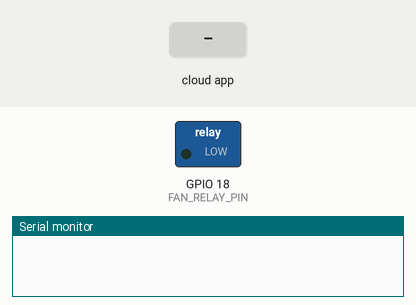
This sketch was run on a simulated ESP32. On the bench: switched loads named in the sketch (green lamp = pin HIGH), the last lines printed to the serial monitor. Inputs (shaded band) come from the test bench.

Above: at 1.2 s.
1.3 s: the phone or cloud app sets vantilator_kontrol to 1
At 2.5 s:
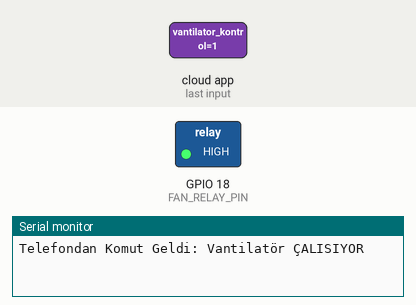
2.8 s: the phone or cloud app sets vantilator_kontrol to 0
At 3.7 s:
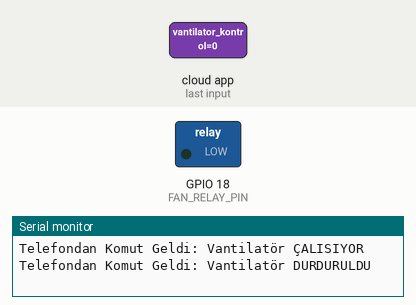
Timing chart, 0 to 5.8 s (numbered marks = the images above; inputs shaded):
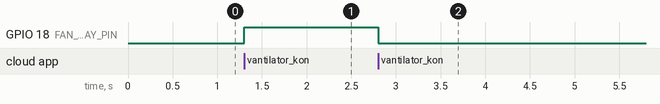

The sketch:

007_ESP32_Room_Control_Fan.ino
```cpp
// 5V 1 kanal röle kartı
// El Vantilatörü
// ESP32 NodeMCU
// Breadboard
// Jumper Kablolar

#include <WiFi.h>
#include <ThingerESP32.h>

// --- EVİNİZİN Wİ-Fİ BİLGİLERİNİ YAZIN ---
#define SSID "EV_WIFI_ADINIZ"
#define SSID_PASSWORD "EV_WIFI_SIFRENIZ"

// --- THINGER.IO KİMLİK BİLGİLERİ ---
#define USERNAME "Yunus_Kunduz"
#define DEVICE_ID "esp32_role_kartim"
#define DEVICE_CREDENTIAL "esp32_role_kartim"

ThingerESP32 thing(USERNAME, DEVICE_ID, DEVICE_CREDENTIAL);

// --- FAN KONTROL PİNİ ---
#define FAN_RELAY_PIN 18

void setup()
{
  Serial.begin(115200);

  // Röle pinini çıkış olarak tanımla ve başlangıçta kapat
  pinMode(FAN_RELAY_PIN, OUTPUT);
  digitalWrite(FAN_RELAY_PIN, LOW);

  // Thinger.io Wi-Fi Bağlantısını Başlat
  thing.add_wifi(SSID, SSID_PASSWORD);

  // --- THINGER.IO TELEFON KONTROL API'Sİ ---
  // Bu blok, telefondaki buton widget'ı ile röle pini arasında doğrudan köprü kurar.
  thing["vantilator_kontrol"] << [](pson& in)
  {
    if(in.is_empty())
    {
      // Telefon durum sorguladığında fanın anlık durumunu gönderir
      in = (digitalRead(FAN_RELAY_PIN) == HIGH);
    }
    else
    {
      // Telefondaki butona basıldığında fanı aç veya kapat
      digitalWrite(FAN_RELAY_PIN, in ? HIGH : LOW);

      if(in)
      {
        Serial.println("Telefondan Komut Geldi: Vantilatör ÇALISIYOR");
      }
      else
      {
        Serial.println("Telefondan Komut Geldi: Vantilatör DURDURULDU");
      }
    }
  };
}

void loop() {
  // Arka planda Thinger.io bulutunu sürekli dinler
  thing.handle();
}
```

Measured:
- after the input at 1.3 s, GPIO 18 (FAN_RELAY_PIN): LOW → HIGH at once
- after the input at 2.8 s, GPIO 18 (FAN_RELAY_PIN): HIGH → LOW at once
